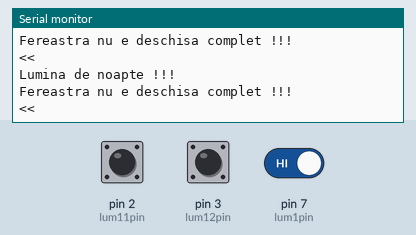
This sketch was run on a simulated Arduino Uno, built with avr-gcc and run on an emulated ATmega328P. Shown: the last lines printed to the serial monitor. The test bench sets the inputs (shaded band); at power-on: pin 3 (lum12pin) HIGH, pin 7 (lum1pin) HIGH, pin 2 (lum11pin) HIGH.

Above: at 2.2 s.
2.3 s: pin 3 (lum12pin) pulled LOW for 0.3 s
At 2.84 s:
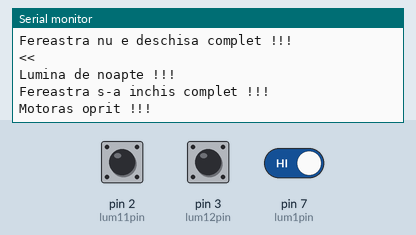
4.1 s: pin 7 (lum1pin) driven LOW
At 4.48 s:
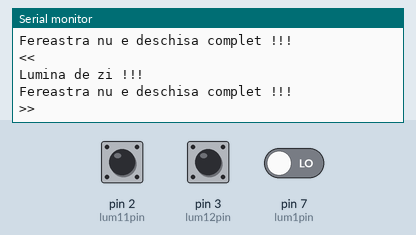

Measured:
- after the input at 2.3 s, the serial monitor: prints a new line after 0.22 s (image 1)
- after the input at 4.1 s, the serial monitor: prints a new line at once (image 2)

The sketch:

deschidere_automata_fereastra_ver1m1.ino
```cpp
/*
- sketch pentru deschidere automata fereastra
cand este lumina si inchidere cand e noapte
- sketch scris de Nicu Florica pentru Dan Olaru
- versine 1.1 din 06.0.6.2016, Craiova
- vizitati http://www.tehnic.go.ro
- vizitati si http://www.arduinotehniq.com
- vizitati canalul de filmulete: https://www.youtube.com/channel/UCm-OQ7YTHGcRV6sMTY6mHHw
*/

#define lum1pin 7
#define lum11pin 2
#define lum12pin 3
#define sus1  4
#define jos1 5

int lum1;   // variabila pentru citire intensitate luminoasa la senzor 1
//int lum1min = 100; // valoare pentru lumina de seara
//int lum1max = 500; // valoare pentru lumina de zi

unsigned long timp0;   // timp initial masurare intensitate luminoasa
unsigned long timp1;   // timp curent
long asteptare = 3000; // interval intre masuratori (3sec)
byte sens1 = 0;        // directie motor1 (0 - oprit, 1 - stanga, 2 - dreapta
byte inchis1 = 0;      // variabila pentru depistare ajungere la capat sau pe traseu (0 = nu e la capat, 1 e la capat)
byte deschis1 = 0;

void setup() {

   Serial.begin(9600);       // pornesc monitorizarea seriala
   pinMode(lum1pin, INPUT);  // pinul pentru foto rezistenta 1
   pinMode(lum11pin, INPUT);  // pinul pentru limitatorul 1 pentru sus la circuitul 1
   pinMode(lum12pin, INPUT);  // pinul pentru limitatorul 2 pentru jos la circuitul 1
   digitalWrite(lum11pin, HIGH);  // in repaus (fara conact)
   digitalWrite(lum12pin, HIGH);  // in repaus (fara conact)

  pinMode(sus1, INPUT);
  pinMode(jos1, INPUT);
   digitalWrite(sus1, LOW);  // in repaus (fara conact)
   digitalWrite(jos1, LOW);  // in repaus (fara conact)

timp0 = millis();
lum1 = digitalRead(lum1pin);  // se citeste valoarea intenstatii luminoase pe senzorul 1
delay(1000);
}

void loop () {

timp1 = millis(); //timp curent

if (timp1 - timp0 > asteptare) {
Serial.println("Se masoara intensitatea luminoasa !!!");
timp0 = timp1;   // timpul vechi se inoieste
//lum1 = digitalRead(lum1pin);  // se citeste valoarea intenstatii luminoase pe senzorul 1
//lum1 = lum1min/2;    // intuneric
//lum1 = (lum1min + lum1max)/2;  // lunima ok
//lum1 = lum1max + lum1min/2; // lumina puternica
Serial.println("---------------------------");
Serial.print(" Intensitate lumininoasa = ");
Serial.println(1-digitalRead(lum1pin));
Serial.println("---------------------------");
}

if (digitalRead(lum1pin) == LOW)   // daca e soare puternic
  {
  Serial.println("Lumina de zi !!!");
  digitalWrite(jos1, LOW);
    if (digitalRead(lum11pin) == HIGH) // daca fereastra e intredeschisa
    {
    Serial.println("Fereastra nu e deschisa complet !!!");
    Serial.println(">>");
//    digitalWrite(sus1, HIGH);
    sens1 = 1;
    }   // sfarsit de conditie de cap de cursa

    if (digitalRead(lum11pin) == LOW) // daca fereastra s-a deschis complet
    {
    Serial.println("Fereastra s-a deschisa complet !!!");
    Serial.println("Motoras oprit !!!");
    sens1 = 0;
    deschis1 = 1;
    inchis1 = 0;
//    digitalWrite(sus1, LOW);
    }  // sfarsit de conditie de cap de cursa
  }  // sfarsit de conditie de zi

if (digitalRead(lum1pin) == HIGH)   // daca e aprope de apus
  {
  Serial.println("Lumina de noapte !!!");
  digitalWrite(sus1, LOW);
    if (digitalRead(lum12pin) == HIGH) // daca fereastra e intredeschisa
    {
    Serial.println("Fereastra nu e deschisa complet !!!");
    Serial.println("<<");
//    digitalWrite(jos1, HIGH);
    sens1 = 2;
    }   // sfarsit de conditie de cap de cursa

    if (digitalRead(lum12pin) == LOW) // daca fereastra s-a inchis complet
    {
    Serial.println("Fereastra s-a inchis complet !!!");
    Serial.println("Motoras oprit !!!");
//    digitalWrite(jos1, LOW);
    sens1 = 0;
    inchis1 = 1;
    deschis1 = 0;
    }  // sfarsit de conditie de cap de cursa
  }  // sfarsit de conditie de zi

if (sens1 == 0) // motor1 oprit
    {
    digitalWrite(jos1, LOW);
    digitalWrite(sus1, LOW);
    }
if ((sens1 == 1) and (deschis1 == 0)) // motor1 pornit in sensul 1
    {
    digitalWrite(jos1, LOW);
    digitalWrite(sus1, HIGH);
    }
if ((sens1 == 2) and (inchis1 == 0)) // motor1 pornit in sensul opus (2)
    {
    digitalWrite(jos1, HIGH);
    digitalWrite(sus1, LOW);
    }


delay(500);  // se asteapta putin
}  // sfarsit de program principal
```
